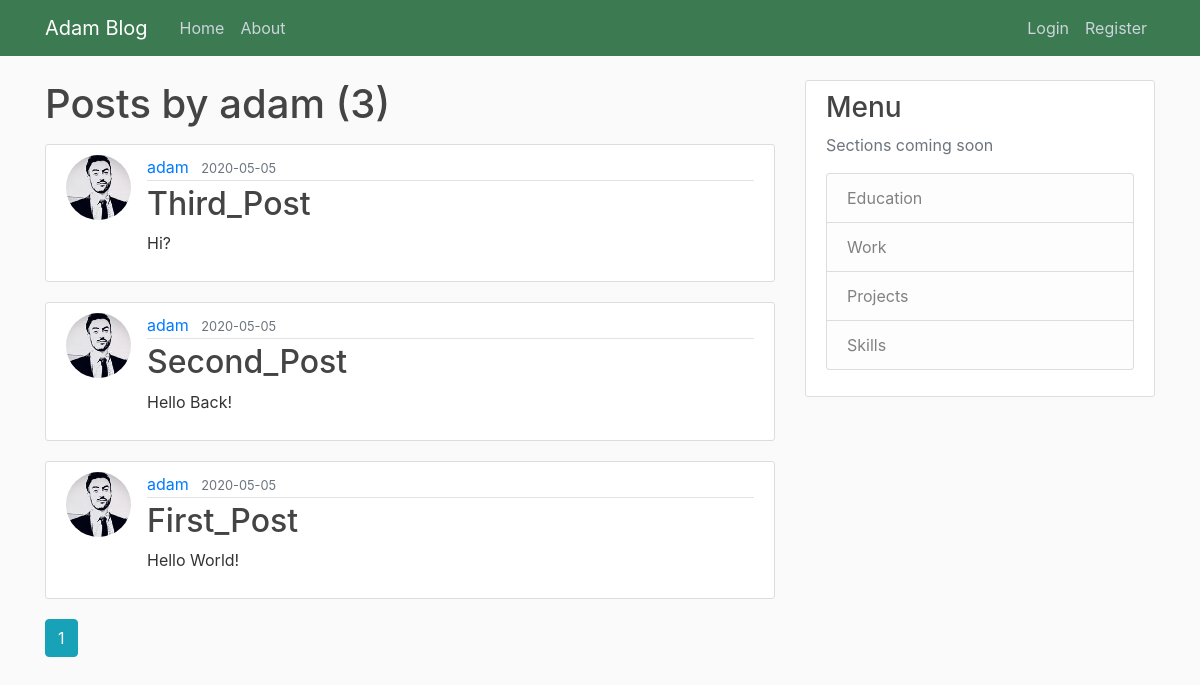
Screenshot of /user/adam with the database file from the repository.
### flaskblog/models.py (models this page shows, shortened)
class User(db.Model, UserMixin):
    id = db.Column(db.Integer, primary_key=True)
    username = db.Column(db.String(20), unique=True, nullable=False)
    email = db.Column(db.String(120), unique=True, nullable=False)
    image_file = db.Column(db.String(20), nullable=False, default='default.jpg')
    password = db.Column(db.String(60), nullable=False)
    posts = db.relationship('Post', backref='author', lazy=True)

class Post(db.Model):
    id = db.Column(db.Integer, primary_key=True)
    title = db.Column(db.String(100), nullable=False)
    date_posted = db.Column(db.DateTime, nullable=False, default=datetime.utcnow)
    content = db.Column(db.Text, nullable=False)
    user_id = db.Column(db.Integer, db.ForeignKey('user.id'), nullable=False)

### flaskblog/routes.py (the view)
@app.route("/user/<string:username>")
def user_posts(username):
    page = request.args.get('page', 1, type=int)
    user = User.query.filter_by(username=username).first_or_404()
    posts = Post.query.filter_by(author=user)\
        .order_by(Post.date_posted.desc())\
        .paginate(page=page, per_page=5)
    return render_template('user_posts.html', posts=posts, user=user)

### flaskblog/templates/user_posts.html
{% extends "layout.html" %}
{% block content %}
    <h1 class="mb-3">Posts by {{ user.username }} ({{ posts.total }})</h1>
    {% for post in posts.items %}
        <article class="media content-section">
          <img class="rounded-circle article-img" src="{{ url_for('static', filename='profile_pics/' + post.author.image_file) }}">
          <div class="media-body">
            <div class="article-metadata">
              <a class="mr-2" href="{{ url_for('user_posts', username=post.author.username) }}">{{ post.author.username }}</a>
              <small class="text-muted">{{ post.date_posted.strftime('%Y-%m-%d') }}</small>
            </div>
            <h2><a class="article-title" href="{{ url_for('post', post_id=post.id) }}">{{ post.title }}</a></h2>
            <p class="article-content">{{ post.content }}</p>
          </div>
        </article>
    {% endfor %}
    {% for page_num in posts.iter_pages(left_edge=1, right_edge=1, left_current=1, right_current=2) %}
      {% if page_num %}
        {% if posts.page == page_num %}
          <a class="btn btn-info mb-4" href="{{ url_for('user_posts', username=user.username, page=page_num) }}">{{ page_num }}</a>
        {% else %}
          <a class="btn btn-outline-info mb-4" href="{{ url_for('user_posts', username=user.username, page=page_num) }}">{{ page_num }}</a>
        {% endif %}
      {% else %}
        ...
      {% endif %}
    {% endfor %}
{% endblock content %}

### flaskblog/templates/layout.html (shortened to what this page needs)
<!DOCTYPE html>
<html>
<head>
    <link rel="stylesheet" href="https://maxcdn.bootstrapcdn.com/bootstrap/4.0.0/css/bootstrap.min.css">
    <link rel="stylesheet" type="text/css" href="{{ url_for('static', filename='main.css') }}">
</head>
<body>
    <header class="site-header">
      <nav class="navbar navbar-expand-md navbar-dark bg-steel fixed-top">
        <div class="container">
          <a class="navbar-brand mr-4" href="/">Adam Blog</a>
          <div class="collapse navbar-collapse" id="navbarToggle">
            <div class="navbar-nav mr-auto">
              <a class="nav-item nav-link" href="{{ url_for('home') }}">Home</a>
              <a class="nav-item nav-link" href="{{ url_for('about') }}">About</a>
            </div>
            <div class="navbar-nav">
              {% if current_user.is_authenticated %}
                <a class="nav-item nav-link" href="{{ url_for('new_post') }}">Create Post</a>
                <a class="nav-item nav-link" href="{{ url_for('account') }}">My Account</a>
                <a class="nav-item nav-link" href="{{ url_for('logout') }}">Logout</a>
              {% else %}
                <a class="nav-item nav-link" href="{{ url_for('login') }}">Login</a>
                <a class="nav-item nav-link" href="{{ url_for('register') }}">Register</a>
              {% endif %}
            </div>
          </div>
        </div>
      </nav>
    </header>
    <main role="main" class="container">
      <div class="row">
        <div class="col-md-8">
          {% block content %}{% endblock %}
        </div>
        <div class="col-md-4">
          <div class="content-section">
            <h3>Menu</h3>
            <p class='text-muted'>Sections coming soon
              <ul class="list-group">
                <li class="list-group-item list-group-item-light">Education</li>
                <li class="list-group-item list-group-item-light">Work</li>
                <li class="list-group-item list-group-item-light">Projects</li>
                <li class="list-group-item list-group-item-light">Skills</li>
              </ul>
            </p>
          </div>
        </div>
      </div>
    </main>
</body>
</html>

### flaskblog/static/main.css (style rules this page uses)
body { background: #fafafa; color: #333333; margin-top: 5rem; }
h1, h2, h3, h4, h5, h6 { color: #444444; }
.bg-steel { background-color: #3c7a51; }
.site-header .navbar-nav .nav-link { color: #cbd5db; }
.content-section { background: #ffffff; padding: 10px 20px; border: 1px solid #dddddd; border-radius: 3px; margin-bottom: 20px; }
.article-title { color: #444444; }
.article-content { white-space: pre-line; }
.article-img { height: 65px; width: 65px; margin-right: 16px; }
.article-metadata { padding-bottom: 1px; margin-bottom: 4px; border-bottom: 1px solid #e3e3e3 }

### rows the page displays
User: username "adam"
Post: image_file (picture), author.username "adam", date_posted "2020-05-05", title "Third_Post", content "Hi?"
Post: image_file (picture), author.username "adam", date_posted "2020-05-05", title "Second_Post", content "Hello Back!"
Post: image_file (picture), author.username "adam", date_posted "2020-05-05", title "First_Post", content "Hello World!"

### other values shown
{{ posts.total }} "3"
{{ page_num }} "1"
